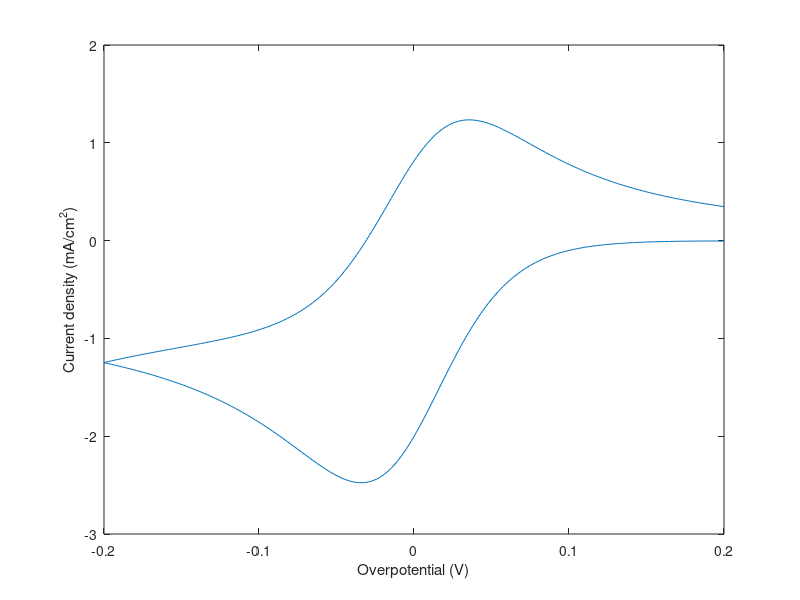

Recreate this plot in MATLAB.
%%%%%%%%%%%%%%%%%%%%%%%%%%%%%%%%%%%%%%%%%%%%%%%%%%
% CVsim.m - Cyclic voltammetry simulation
% Peter Attia
% Based on Bard and Faulkner, Appendix B
% EC mechanism
% Updated September 24, 2017
%%%%%%%%%%%%%%%%%%%%%%%%%%%%%%%%%%%%%%%%%%%%%%%%%%

clear, clc, close all

%% INDEPENDENT VARIABLES %%
C      = 1.0;    % [=] mol/cm^3, initial concentration of O. Default = 1.0
D      = 1E-5;   % [=] cm^2/s, O & R diffusion coefficient. Default = 1E-5
etai   = +0.2;   % [=] V, initial overpotential (relative to redox potential). Default = +0.2
etaf   = -0.2;   % [=] V, final overpotential (relative to redox potential). Default = -0.2
v      = 1E-3;   % [=] V/s, sweep rate. Default = 1E-3
n      = 1.0;    % [=] number of electrons transfered. Default = 1
alpha  = 0.5;    % [=] dimensionless charge-transfer coefficient. Default = 0.5
k0     = 1E-2;   % [=] cm/s, electrochemical rate constant. Default = 1E-2
k1     = 1E-3;   % [=] 1/s, chemical rate constant. Default = 1E-3
T      = 298.15; % [=] K, temperature. Default = 298.15

%% PHYSICAL CONSTANTS %%
F      = 96485;   % [=] C/mol, Faraday's constant
R      = 8.3145;  % [=] J/mol-K, ideal gas constant
f      = F/(R*T); % [=] 1/V, normalized Faraday's constant at room temperature

%% SIMULATION VARIABLES %%
L      = 500;    % [=] number of iterations per t_k (pg 790). Default = 500
DM     = 0.45;   % [=] model diffusion coefficient (pg 788). Default = 0.45

%% DERIVED CONSTANTS %%
tk  = 2*(etai-etaf)/v;    % [=] s, characteristic exp. time (pg 790). In this case, total time of fwd and rev scans
Dt  = tk/L;               % [=] s, delta time (Eqn B.1.10, pg 790)
Dx  = sqrt(D*Dt/DM);      % [=] cm, delta x (Eqn B.1.13, pg 791)
j   = ceil(4.2*L^0.5)+5;  % number of boxes (pg 792-793). If L~200, j=65

%% REVERSIBILITY PARAMETERS %%
ktk    = k1*tk              % dimensionless kinetic parameter (Eqn B.3.7, pg 797)
km     = ktk/L              % normalized dimensionless kinetic parameter (see bottom of pg 797)
Lambda = k0/(D*f*v)^0.5     % dimensionless reversibility parameter (Eqn 6.4.4, pg. 236-239)

%% CHEMICAL REVERSIBILITY WARNING %%
if km>0.1
    warning(['k_c*t_k/l equals ' num2str(km) ...
        ', which exceeds the upper limit of 0.1 (see B&F, pg 797)'])
end

%% PRE-INITIALIZATION %%
k = 0:L;                % time index vector
t = Dt * k;             % time vector
eta1 = etai - v*t;      % overpotential vector, negative scan
eta2 = etaf + v*t;      % overpotential vector, positive scan
eta = [eta1(eta1>etaf) eta2(eta2<=etai)]'; % overpotential scan, both directions
Enorm = eta*f;          % normalized overpotential
kf = k0.*exp(  -alpha *n*Enorm); % [=] cm/s, fwd rate constant (pg 799)
kb = k0.*exp((1-alpha)*n*Enorm); % [=] cm/s, rev rate constant (pg 799)

O = C*ones(L+1,j); % [=] mol/cm^3, concentration of O
R = zeros(L+1,j);  % [=] mol/cm^3, concentration of R
JO = zeros(1,L+1); % [=] mol/cm^2-s, flux of O at the surface

%% START SIMULATION %%
% i1 = time index. i2 = distance index
for i1 = 1:L
    % Update bulk concentrations of O and R
    for i2 = 2:j-1
        O(i1+1,i2) = O(i1,i2) + DM*(O(i1,i2+1)+O(i1,i2-1)-2*O(i1,i2));

        R(i1+1,i2) = R(i1,i2) + DM*(R(i1,i2+1)+R(i1,i2-1)-2*R(i1,i2)) ...
            - km * R(i1,i2);
    end
    
    % Update flux
    JO(i1+1)   = ( kf(i1+1).*O(i1+1,2) - kb(i1+1).*R(i1+1,2) ) ./ (1 + Dx/D*(kf(i1+1) + kb(i1+1)) );
    
    % Update surface concentrations
    O(i1+1,1) = O(i1+1,2) - JO(i1+1)*(Dx/D);
    R(i1+1,1) = R(i1+1,2) + JO(i1+1)*(Dx/D) - km*R(i1+1,1);
end

% Calculate current density, Z, from flux of O
Z = -n.*F.*JO/10; % [=] A/m^2 -> mA/cm^2, current density

%% PLOT RESULTS %%
% Sometimes length(eta) = length(Z) + 1. If this is the case, truncate last value
if length(eta) > length(Z)
    eta = eta(1:end-1);
end

plot(eta,Z)
xlabel('Overpotential (V)'), ylabel('Current density (mA/cm^2)')
